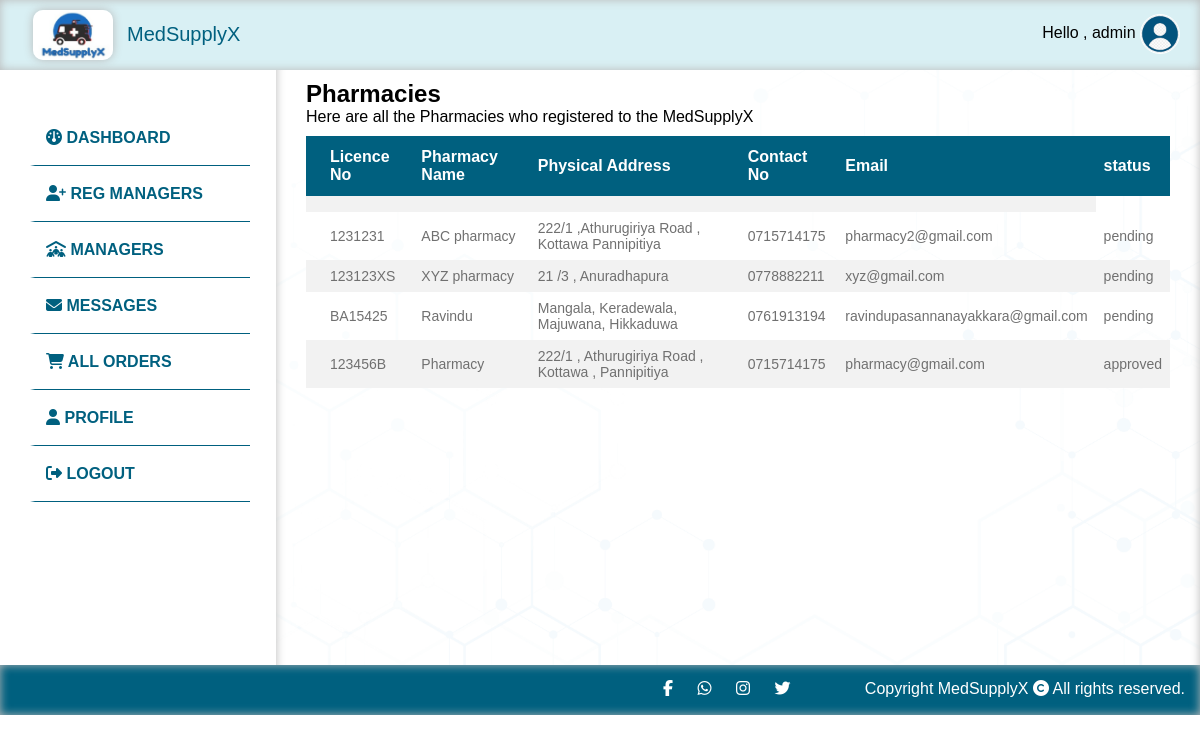
The app's page /admins/all_pharmacies (signed in) with its own data.
### tables this page shows
CREATE TABLE `pharmacyregistration` (
  `id` int(11) NOT NULL,
  `name` varchar(100) NOT NULL,
  `address` varchar(100) NOT NULL,
  `phone` varchar(20) NOT NULL,
  `licenceno` varchar(100) NOT NULL,
  `email` varchar(100) NOT NULL,
  `password` varchar(100) NOT NULL,
  `licence` varchar(200) NOT NULL,
  `status` varchar(255) NOT NULL DEFAULT 'pending',
  `user_id` int(11) NOT NULL,
  `reason` varchar(255) NOT NULL
);

### app/controllers/Admins.php (called while the page is built, shortened)
<?php
class Admins extends Controller
{
    public $adminModel;
    public function __construct()
    {
        $this->adminModel = $this->model('Admin');
    }
    public function all_pharmacies()
    {
        $allPharmacies = $this->adminModel->getPharmacyRegistration();
        $data = [
            'users' => $allPharmacies
        ];
        $this->view('admin/all_pharmacies', $data);
    }
}

### app/libraries/Core.php (called while the page is built, shortened)
<?php
    class Core {
        protected $currentMethod = 'index';
        public function __construct() {
            $url = $this->getUrl();
            if(isset($url[0])){
            if(file_exists('../app/controllers/' . ucwords($url[0]) . '.php')) {
                unset($url[0]);
            }
        }
            $this->currentController = new $this->currentController;
            if(isset($url[1])) {
                if(method_exists($this->currentController, $url[1])) {
                    $this->currentMethod = $url[1];
                    unset($url[1]);
                }
            }
            $this->params = $url ? array_values($url) : [];
            call_user_func_array([$this->currentController, $this->currentMethod], $this->params);
      }
       public function getUrl() {
           if(isset($_GET['url'])) {
               $url = rtrim($_GET['url'], '/');
               $url = filter_var($url, FILTER_SANITIZE_URL);
               $url = explode('/', $url);
               return $url;
           }
       }
    }
    ?>

### public/index.php (called while the page is built, shortened)
<?php
    $init = new Core;
?>

### app/libraries/Database.php (called while the page is built, shortened)
<?php
class Database {
    private $host = DB_HOST;
    private $user = DB_USER;
    private $pass = DB_PASS;
    private $dbname= DB_NAME;
    private $dbh;
    private $stmt;
    public function __construct(){
        $dsn = 'mysql:host=' . $this->host . ';dbname=' . $this->dbname;
        $options = array(
            PDO::ATTR_PERSISTENT => true,
            PDO::ATTR_ERRMODE => PDO::ERRMODE_EXCEPTION
        );
        try{
            $this->dbh = new PDO($dsn, $this->user, $this->pass, $options);
        } catch(PDOException $e){
            $this->error = $e->getMessage();
            echo $this->error;
        }
    }
    public function query($sql){
        $this->stmt = $this->dbh->prepare($sql);
    }
    public function execute(){
        return $this->stmt->execute();
    }
    public function resultSet(){
        $this->execute();
        return $this->stmt->fetchAll(PDO::FETCH_OBJ);
    }
}

### app/models/Admin.php (called while the page is built, shortened)
<?php
class Admin
{
    private $db;
    public function __construct()
    {
        $this->db = new Database;
    }
    public function getPharmacyRegistration()
    {
        $this->db->query("SELECT * FROM pharmacyregistration");
        $results = $this->db->resultSet();
        return $results;
    }
}

### app/views/admin/all_pharmacies.php (the view, shortened to what this page needs)
<DOCTYPE html>
    <html lang="en">
    <head>
        <link rel="stylesheet" href="<?php echo URLROOT ?>/public/css/style.css">
    </head>
    <body>
        <?php require APPROOT . '/views/inc/header.php'; ?>
        <?php require APPROOT . '/views/inc/admin_sidebar.php'; ?>
        <div class="content">
            <h2 class="anim"> Pharmacies </h2>
            <p class="anim"> Here are all the Pharmacies who registered to the MedSupplyX </p>
            <div class="anim">
                <table class="customers">
                    <tr>
                        <th> </th>
                        <th> Licence No </th>
                        <th> Pharmacy Name </th>
                        <th> Physical Address </th>
                        <th> Contact No </th>
                        <th> Email </th>
                        <th> status </th>
                    </tr>
                    <tr>
                        <td> </td>
                        <td> </td>
                        <td> </td>
                        <td> </td>
                        <td> </td>
                        <td> </td>
                    </tr>
                    <?php foreach ($data['users'] as $allPharmacies) : ?>
                        <tr>
                            <td> </td>
                            <td> <?php echo $allPharmacies->licenceno; ?> </td>
                            <td> <?php echo $allPharmacies->name; ?> </td>
                            <td> <?php echo $allPharmacies->address; ?> </td>
                            <td> <?php echo $allPharmacies->phone; ?> </td>
                            <td> <?php echo $allPharmacies->email; ?> </td>
                            <td> <?php echo $allPharmacies->status; ?></td>
                        <?php endforeach; ?>
                        </tr>
                </table>
            </div>
        </div>
        </div>
        <?php require APPROOT . '/views/inc/footer.php'; ?>
    </body>
    </html>

### public/css/style.css (style rules this page uses)
* { box-sizing: border-box; margin: 0; }
body { font-family:Arial, Helvetica, sans-serif; min-height: 100vh; }
.content { background: rgb(255,255,255); background: linear-gradient(90deg, rgba(255,255,255,1) 0%, rgb(235, 252, 255) 100%); padding: 30px; flex: 1; margin-top: 50px; background-repeat: no-repeat; background-size: cover; box-shadow: 0px 10px 10px rgb(185, 185, 185) inset; background-image: url(../img/background.png); }
.anim { animation: 2s anim-lineUp ease-out; }
.customers { font-family: Arial, Helvetica, sans-serif; border-collapse: collapse; width: 100%; margin-top: 10px; }
.customers td, .customers th { border: 0px solid #ddd; padding: 8px; color:#707070; }
.customers td { font-size: 14px; }
.customers tr:nth-child(even) { background-color: #f2f2f2; }
.customers th { padding-top: 12px; padding-bottom: 12px; text-align: left; background-color: #00607F; color: white; }

### records on screen
pharmacyregistration: licenceno "1231231", name "ABC pharmacy", address "222/1 ,Athurugiriya Road , Kottawa Pannipitiya", phone "0715714175", email "pharmacy2@gmail.com", status "pending"
pharmacyregistration: licenceno "123123XS", name "XYZ pharmacy", address "21 /3 , Anuradhapura", phone "0778882211", email "xyz@gmail.com", status "pending"
pharmacyregistration: licenceno "BA15425", name "Ravindu", address "Mangala, Keradewala, Majuwana, Hikkaduwa", phone "0761913194", email "ravindupasannanayakkara@gmail.com", status "pending"
pharmacyregistration: licenceno "123456B", name "Pharmacy", address "222/1 , Athurugiriya Road , Kottawa , Pannipitiya", phone "0715714175", email "pharmacy@gmail.com", status "approved"

### other values on screen
$_SESSION['USER_DATA']['name'] "admin"
